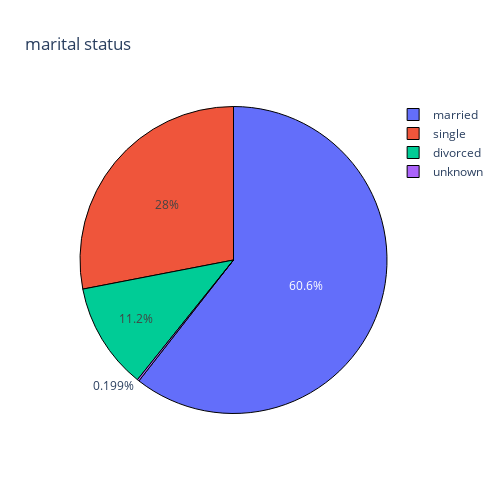

The cell this chart's notebook holds for it:
### Code cell
fig = px.pie(data_cat, data_cat["marital"],
             width=500, height=500, title="marital status")

fig.update_traces(
    marker=dict(
        line=dict(color="black", width=1)
    ),
)
fig.show()

### Figure 1 — Plotly figure (JSON) as saved in the notebook; plotly's stock layout.template omitted (floating-point values rounded to 4 significant figures; data arrays with more than 128 entries replaced by an {"elided": "..."} marker saying what was removed)
{"data": [{"domain": {"x": [0, 1], "y": [0, 1]}, "hovertemplate": "marital=%{label}<extra></extra>", "labels": {"elided": "40188 str values"}, "legendgroup": "", "marker": {"line": {"color": "black", "width": 1}}, "name": "", "showlegend": true, "type": "pie"}], "layout": {"height": 500, "legend": {"tracegroupgap": 0}, "title": {"text": "marital status"}, "width": 500}}
